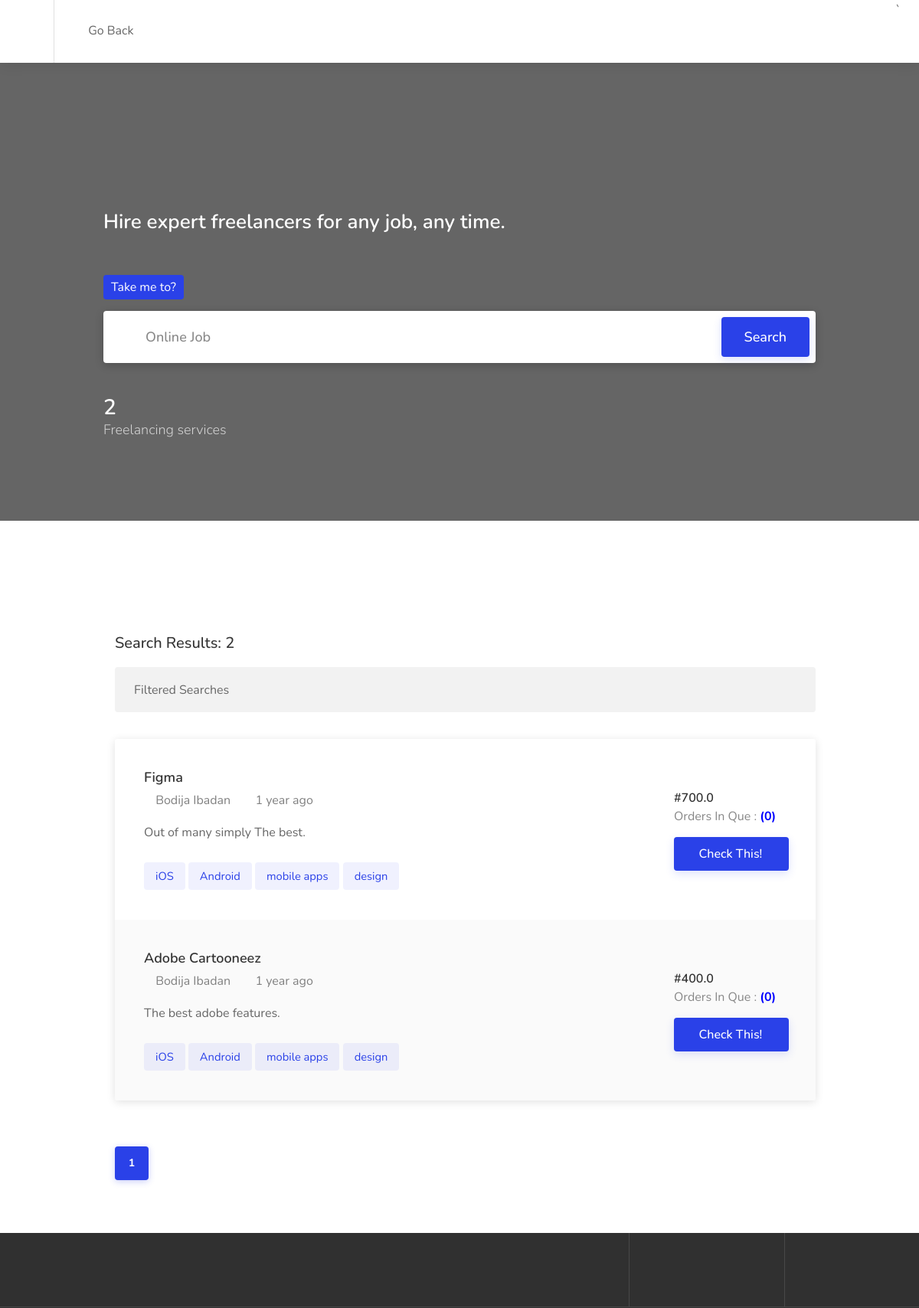
/search_result/2 (upper part), run on an earlier commit of the app's database.
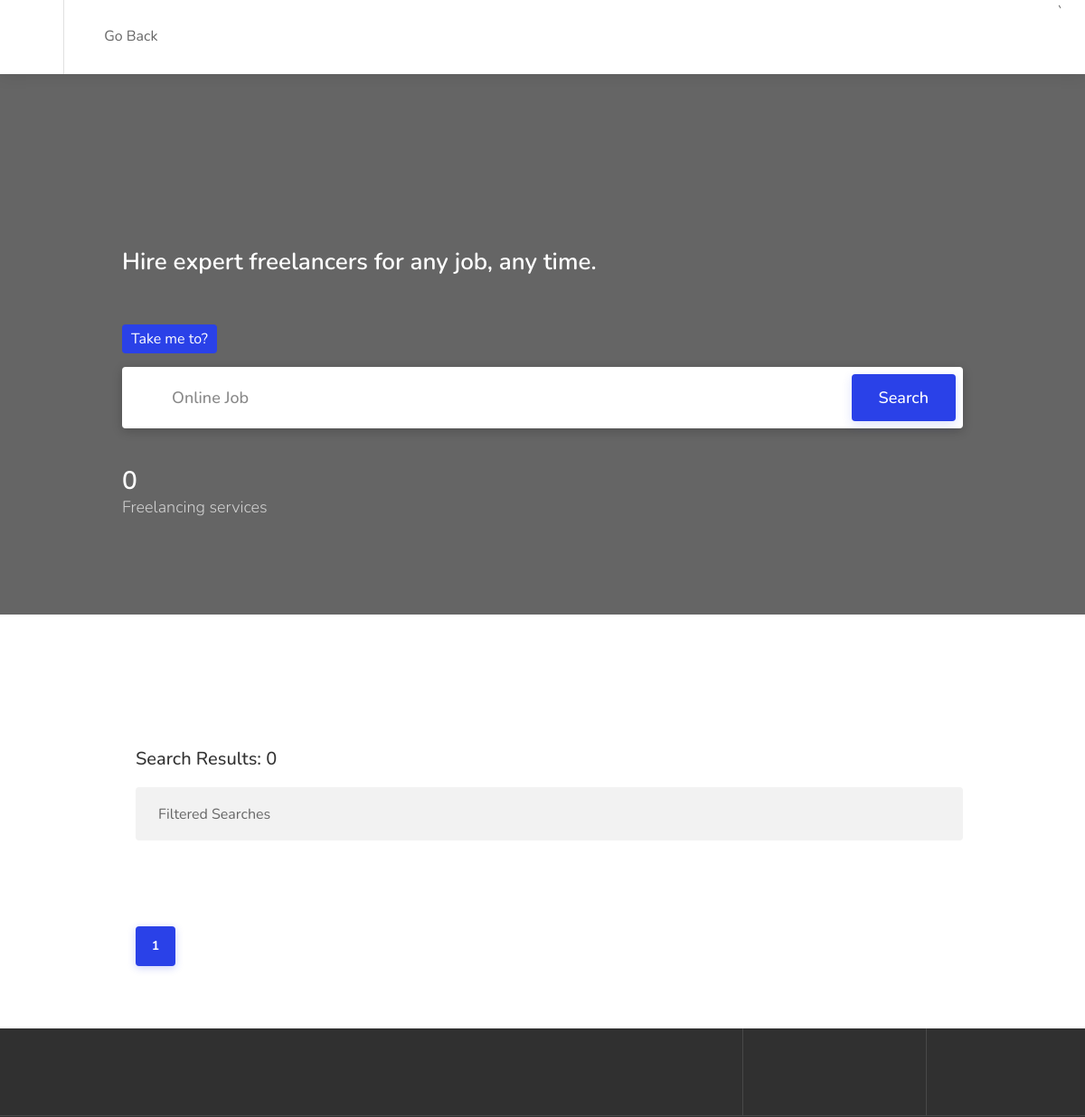
And on a later commit of the database.
### core/models.py (models this page shows, shortened)
class Service(models.Model):
    id                  = models.AutoField(primary_key=True)
    owner               = models.ForeignKey(Seller, on_delete = models.CASCADE)
    title               = models.CharField(max_length = 100)
    days                = models.ForeignKey(Delivery_days, on_delete = models.SET_NULL, null = True)
    orders              = models.ForeignKey("Order", on_delete = models.SET_NULL, null = True)
    category            = models.ForeignKey(Category, on_delete = models.CASCADE)
    sub_category        = models.ForeignKey(SubCategory, on_delete = models.SET_NULL, null = True)
    plan                = models.ForeignKey(Plan, on_delete = models.SET_NULL, null = True)
    charge              = models.FloatField()
    description         = models.TextField()
    function            = models.TextField()
    image1              = models.FileField()
    image2              = models.FileField()
    image3              = models.FileField()
    created             = models.DateTimeField(default = timezone.now)
    def get_number_orders(self):
        return self.order_set.all().filter(status = "paid").count()

class Seller(models.Model):
    id = models.AutoField(primary_key=True)
    admin               = models.OneToOneField(customUser, on_delete = models.CASCADE)
    short_name          = models.CharField(max_length = 20)
    phone_number        = models.CharField(max_length = 20)
    address             = models.CharField(max_length = 100)
    gender              = models.CharField(max_length = 10, choices=Gender, default = 1)
    image               = models.FileField()
    description         = models.TextField()
    language            = models.ForeignKey(Language, on_delete = models.SET_NULL, null = True)
    experience_level    = models.ForeignKey(Xperienece_level, on_delete = models.SET_NULL, null = True)
    category            = models.ForeignKey(Category, on_delete = models.SET_NULL, null = True, related_name="sell")
    sub_category        = models.ForeignKey(SubCategory, on_delete = models.SET_NULL, null = True)
    label               = models.ForeignKey(Label_choice, on_delete = models.SET_NULL, null = True)
    verified            = models.CharField(choices=Verified, default="no", max_length=10)
    created             = models.DateTimeField(default = timezone.now)

### core/views.py (the view)
# urls.py: path('search_result/<str:search_id>', search_result, name = 'search_result'),
def search_result(request, search_id):
    services = Service.objects.filter(category=search_id)
    freelancers = Seller.objects.all().count()
    serv = Service.objects.filter(category=search_id).count()
    paginate = Paginator(services, 2)
    p = request.GET.get("page")
    pages = paginate.get_page(p)
    context = {
        "services":services,
        "serv":serv,
        "freelancers":freelancers,
        "pages":pages
    }
    return render(request, "core_templates/search_result.html", context)

### core/templates/core_templates/search_result.html (shortened to what this page needs)
{% extends 'user_templates/base3.html' %}
{% load static %}
{% block content %}
<div class="intro-banner dark-overlay" data-background-image="{% static 'images2/home-background-02.jpg' %}">
	<div class="transparent-header-spacer"></div>
	<div class="container">
		<div class="row">
			<div class="col-md-12">
				<div class="banner-headline">
					<h3>
						<strong>Hire expert freelancers for any job, any time.</strong>
					</h3>
				</div>
			</div>
		</div>
		<div class="row">
			<div class="col-md-12">
				<form class="intro-banner-search-form margin-top-95" method = "POST" action = "{% url 'search22' %}"> {% csrf_token %}
					<div class="intro-search-field with-autocomplete">
						<label for="autocomplete-input" class="field-title ripple-effect">Take me to?</label>
						<div class="input-with-icon">
							<input id="autocomplete-input" type="text" placeholder="Online Job" name="search22">
						</div>
					</div>
					<div class="intro-search-button">
						<button class="button ripple-effect" type = "submit">Search</button>
					</div>
				</form>
			</div>
		</div>
		<div class="row">
			<div class="col-md-12">
				<ul class="intro-stats margin-top-45 hide-under-992px">
					<li>
						<strong class="counter">{{serv}}</strong>
						<span>Freelancing services</span>
					</li>
				</ul>
			</div>
		</div>
	</div>
</div>
<br><br>
<div class="container">
	<div class="row">
		<div class="col-xl-12 col-lg-12 content-left-offset">
			<h3 class="page-title">Search Results: {{serv}} </h3>
			<div class="notify-box margin-top-15">
				<div class="switch-container">
					<label> Filtered Searches </label>
				</div>
			</div>
			<div class="tasks-list-container compact-list margin-top-35">
				{% for service in pages %}
					<a href="" class="task-listing" id = "refer">
						<div class="task-listing-details">
							<div class="task-listing-description">
								<h3 class="task-listing-title"> {{service.title}} </h3>
								<ul class="task-icons">
									<li><i class="icon-material-outline-location-on"></i> {{ service.owner.address }}</li>
									<li><i class="icon-material-outline-access-time"></i> {{service.created|timesince}} ago</li>
								</ul>
								<p class="task-listing-text">{{service.description}}.</p>
								<div class="task-tags">
									<span>iOS</span>
									<span>Android</span>
									<span>mobile apps</span>
									<span>design</span>
								</div>
							</div>
						</div>
						<div class="task-listing-bid">
							<div class="task-listing-bid-inner">
								<div class="task-offers">
									<strong> #{{service.charge}} </strong>
									<span>Orders In Que : <b style = "color:blue;">({{service.get_number_orders}})</b></span>
								</div>
								<span class="button button-sliding-icon ripple-effect"> Check This! </span>
							</div>
						</div>
					</a>
				{% endfor %}
			</div>
			<div class="row">
				<div class="col-md-12">
					<div class="pagination-container margin-top-60 margin-bottom-60">
						<nav class="pagination">
							<ul>
							{% for page in pages.paginator.page_range %}
								{% if pages.number == page %}
								<li><a href="?page={{page}}" class="current-page ripple-effect"> {{page}}</a></li>
								{% else %}
								<li><a href="?page={{page}}" class="ripple-effect">{{page}}</a></li>
								{% endif %}
							{% endfor %}
							</ul>
						</nav>
					</div>
				</div>
			</div>
		</div>
	</div>
</div>
{% include 'user_templates/footer2.html' %}
{% endblock content %}

What changed in the data, as far as the page shows it:
removed Service: title "Figma", owner.address "Bodija Ibadan", created "1 year", description "Out of many simply The best", charge "700.0", get_number_orders "0"
removed Service: title "Adobe Cartooneez", owner.address "Bodija Ibadan", created "1 year", description "The best adobe features", charge "400.0", get_number_orders "0"
Also different on the page:
{{ serv }}: "2" → "0"
